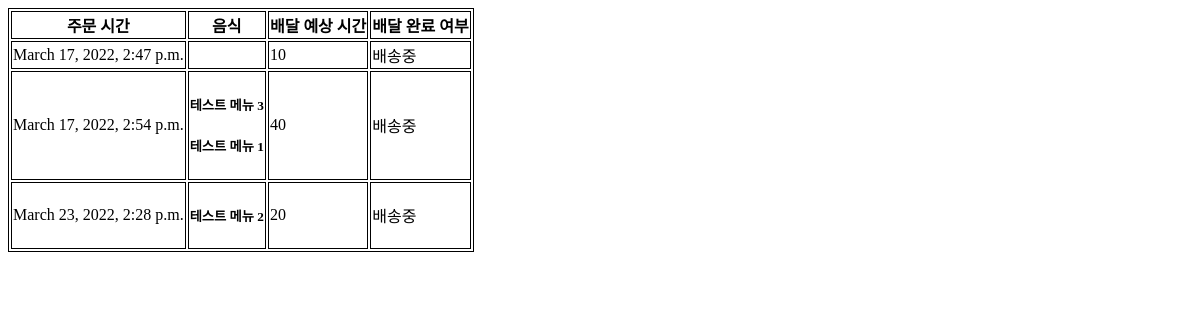
The app's page /order/orders/, older data.
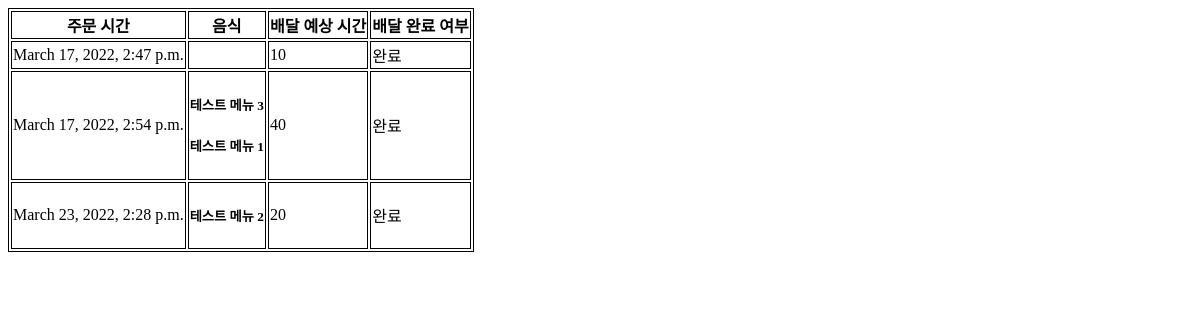
The same page, newer data.
### order/models.py (models this page shows)
class Order(models.Model):
    shop = models.ForeignKey(Shop, on_delete=models.CASCADE)
    order_date = models.DateTimeField('date ordered')
    address = models.CharField(max_length=40)
    estimated_time = models.IntegerField(default=-1, help_text='예상소요시간')
    deliver_finish = models.BooleanField(default=False)

### order/views.py (the view, shortened to what this page needs)
# urls.py: path('orders/', views.order, name='order'),
@csrf_exempt
def order(request):
    if request.method == 'GET':
        order_list = Order.objects.all()
        return render(request, 'order/order_list.html', {'order_list': order_list})

### order/templates/order/order_list.html (shortened to what this page needs)
<!DOCTYPE html>
<html lang="en">
<head>
</head>
<body>
    <table style="border: 1px solid black;">
        <tr style="border: 1px solid black;">
            <th style="border: 1px solid black;">주문 시간</th>
            <th style="border: 1px solid black;">음식</th>
            <th style="border: 1px solid black;">배달 예상 시간</th>
            <th style="border: 1px solid black;">배달 완료 여부</th>
        </tr>
        {% for order in order_list %}
        <tr style="border: 1px solid black;">
            <td style="border: 1px solid black;">
                {{ order.order_date }}
            </td>
            <td style="border: 1px solid black;">
                {% for food in order.orderfoodlist_set.all %}
                    <h5> {{ food.food_name }}</h5>
                {% endfor %}
            </td>
            <td style="border: 1px solid black;">
                {% if order.estimated_time == -1 %}
                    미정
                {% else %}
                    {{ order.estimated_time }}
                {% endif %}
            </td>
            <td style="border: 1px solid black;">
                {% if order.deliver_finish == 0 %}
                    배송중
                {% else %}
                    완료
                {% endif %}
            </td>
        </tr>
        {% endfor %}
    </table>
</body>
</html>

Row changes from the older to the newer data that the page shows:
changed Order "March 17, 2022, 2:47 p.m.": deliver_finish "배송중" → "완료"
changed Order "March 17, 2022, 2:54 p.m.": deliver_finish "배송중" → "완료"
changed Order "March 23, 2022, 2:28 p.m.": deliver_finish "배송중" → "완료"
